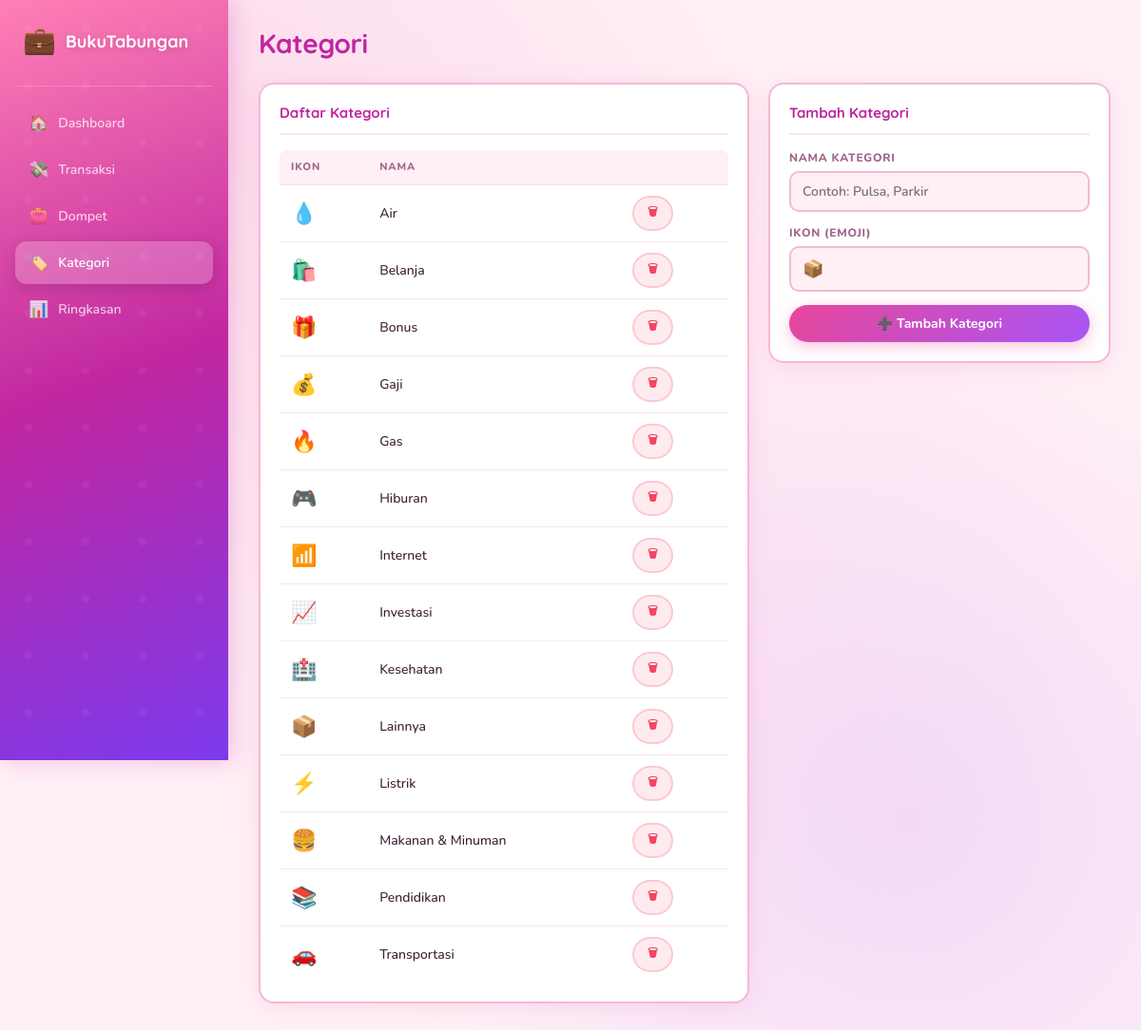
/categories.php, run on the app's committed database.
### tables this page shows
CREATE TABLE categories (
                id INTEGER PRIMARY KEY AUTOINCREMENT,
                name TEXT NOT NULL,
                icon TEXT NOT NULL DEFAULT '📦',
                type TEXT NOT NULL DEFAULT 'expense',
                created_at DATETIME DEFAULT CURRENT_TIMESTAMP
            );

### categories.php (the view, shortened to what this page needs)
<?php
$db = Database::getInstance()->getConnection();
$categories = $db->query("SELECT * FROM categories ORDER BY name")->fetchAll();
include 'includes/header.php';
?>
<div class="content-grid">
    <div class="content-section">
        <div class="section-title">Daftar Kategori</div>
        <table class="data-table">
            <thead>
                <tr><th>Ikon</th><th>Nama</th><th></th></tr>
            </thead>
            <tbody>
                <?php foreach ($categories as $cat): ?>
                <tr>
                    <td style="font-size:22px"><?= $cat['icon'] ?></td>
                    <td><?= htmlspecialchars($cat['name']) ?></td>
                    <td>
                        <form method="POST" data-confirm="Hapus kategori ini?">
                            <button type="submit" class="btn btn-danger btn-sm">🗑</button>
                        </form>
                    </td>
                </tr>
                <?php endforeach; ?>
            </tbody>
        </table>
    </div>
    <div class="content-section">
        <div class="section-title">Tambah Kategori</div>
        <form method="POST">
            <div class="form-group">
                <label>Nama Kategori</label>
                <input type="text" name="name" placeholder="Contoh: Pulsa, Parkir" required>
            </div>
            <div class="form-group">
                <label>Ikon (emoji)</label>
                <input type="text" name="icon" placeholder="📦" value="📦" style="font-size:18px;">
            </div>
            <button type="submit" class="btn btn-primary btn-full">➕ Tambah Kategori</button>
        </form>
    </div>
</div>
<?php include 'includes/footer.php'; ?>

### assets/css/style.css (style rules this page uses)
:root { --bg: #fff0f6; --bg2: #ffffff; --bg3: #fce4f0; --border: #f5b8d8; --text: #3d1f35; --text2: #a0668a; --accent: #e8479a; --accent2: #f472b6; --accent3: #c026a0; --pink: #fb7bb8; --purple: #a855f7; --lavender: #c084fc; --green: #10b981; --red: #f43f5e; --yellow: #f59e0b; --peach: #fb923c; --teal: #2dd4bf; --radius: 16px; --radius-sm: 10px; --shadow: 0 4px 24px rgba(232,71,154,0.12); --shadow-lg: 0 8px 40px rgba(232,71,154,0.18); }
* { box-sizing: border-box; margin: 0; padding: 0; }
body { font-family: 'Nunito', sans-serif; background: var(--bg); background-image: radial-gradient(circle at 20% 10%, rgba(248,180,217,0.3) 0%, transparent 40%), radial-gradient(circle at 80% 80%, rgba(196,132,252,0.2) 0%, transparent 40%), radial-gradient(circle at 50% 50%, rgba(251,123,184,0.08) 0%, transparent 70%); color: var(--text); min-height: 100vh; }
.content-grid { display: grid; grid-template-columns: 1fr 360px; gap: 20px; align-items: start; }
.content-section { background: var(--bg2); border: 2px solid var(--border); border-radius: var(--radius); padding: 20px; box-shadow: var(--shadow); }
.section-title { font-family: 'Quicksand', sans-serif; font-size: 15px; font-weight: 700; color: var(--accent3); margin-bottom: 16px; padding-bottom: 12px; border-bottom: 2px solid var(--bg3); }
.data-table { width: 100%; border-collapse: collapse; font-size: 14px; }
.data-table th { text-align: left; padding: 10px 12px; font-size: 11px; font-weight: 800; color: var(--text2); text-transform: uppercase; letter-spacing: 0.08em; border-bottom: 2px solid var(--bg3); background: var(--bg); }
.data-table th:first-child { border-radius: 8px 0 0 0; }
.data-table th:last-child { border-radius: 0 8px 0 0; }
.data-table td { padding: 11px 12px; border-bottom: 1px solid var(--bg3); vertical-align: middle; font-weight: 500; }
.data-table tr:last-child td { border-bottom: none; }
.form-group { margin-bottom: 14px; }
.form-group label { display: block; font-size: 12px; font-weight: 800; color: var(--text2); margin-bottom: 6px; text-transform: uppercase; letter-spacing: 0.06em; }
.form-group input, .form-group select, .form-group textarea { width: 100%; background: var(--bg); border: 2px solid var(--border); border-radius: var(--radius-sm); padding: 10px 12px; color: var(--text); font-family: 'Nunito', sans-serif; font-size: 14px; font-weight: 600; outline: none; transition: border-color 0.2s, box-shadow 0.2s; }
.btn { display: inline-flex; align-items: center; gap: 6px; padding: 10px 20px; border-radius: 50px; border: none; cursor: pointer; font-family: 'Nunito', sans-serif; font-size: 14px; font-weight: 700; transition: all 0.2s; }
.btn-primary { background: linear-gradient(135deg, var(--accent), var(--purple)); color: #fff; box-shadow: 0 4px 16px rgba(232,71,154,0.35); }
.btn-danger { background: rgba(244,63,94,0.1); color: var(--red); border: 2px solid rgba(244,63,94,0.2); }
.btn-sm { padding: 6px 14px; font-size: 12px; }
.btn-full { width: 100%; justify-content: center; }

### data on the page
categories: icon "💧", name "Air"
categories: icon "🛍️", name "Belanja"
categories: icon "🎁", name "Bonus"
categories: icon "💰", name "Gaji"
categories: icon "🔥", name "Gas"
categories: icon "🎮", name "Hiburan"
categories: icon "📶", name "Internet"
categories: icon "📈", name "Investasi"
categories: icon "🏥", name "Kesehatan"
categories: icon "📦", name "Lainnya"
categories: icon "⚡", name "Listrik"
categories: icon "🍔", name "Makanan & Minuman"
categories: icon "📚", name "Pendidikan"
categories: icon "🚗", name "Transportasi"

### other printed values
$pageTitle "Kategori"
